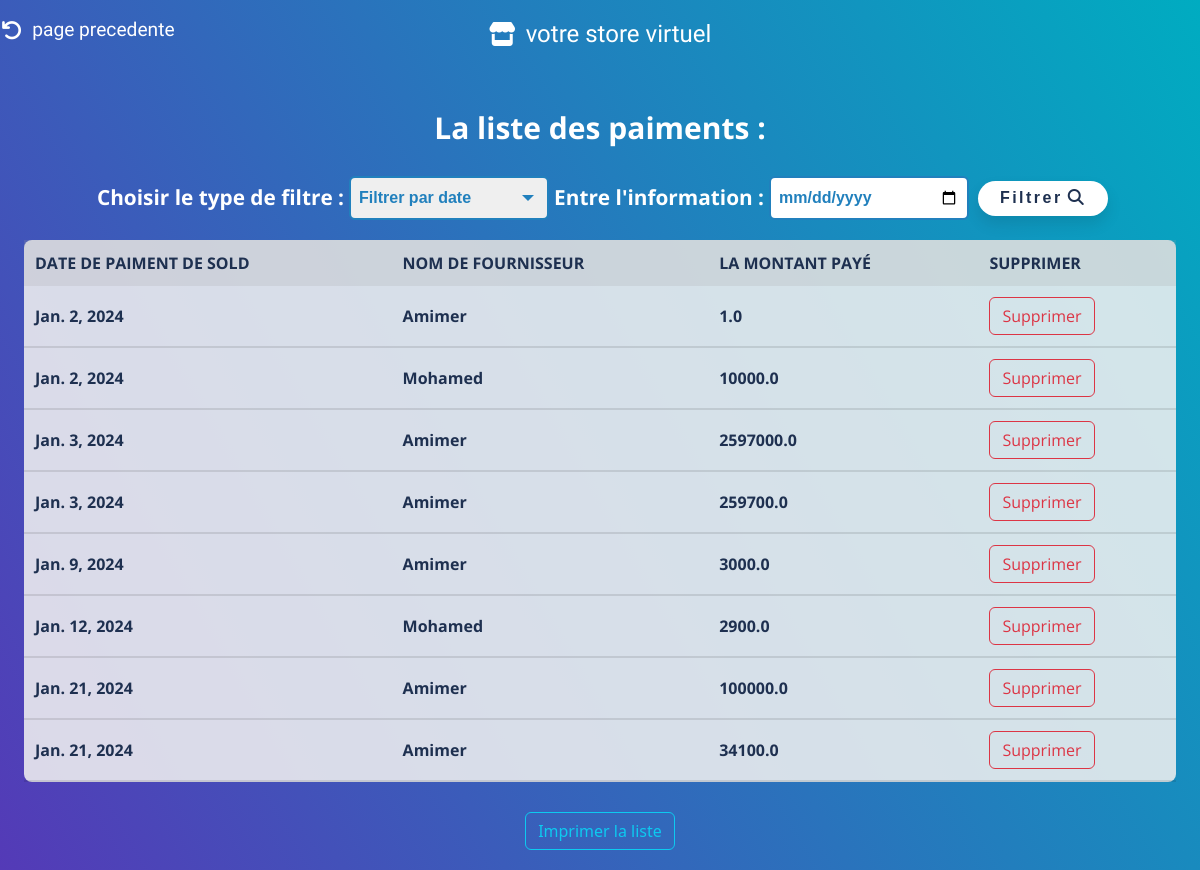
The page /liste_paimentSold/ on the database its author committed.
### magasinier/models.py (models this page shows)
class Payement_sold_fournisseur(models.Model):
    Date_payement = models.DateField(default=datetime.now)
    fournisseur = models.ForeignKey(Fournisseur,on_delete=models.CASCADE)
    montant_payé = models.FloatField(max_length=10, default=0)

class Fournisseur(models.Model):
    nomF = models.CharField(max_length=50)
    prenomF = models.CharField(max_length=50)
    adrF = models.CharField(max_length=50)
    telephone = models.BigIntegerField()
    solde = models.FloatField(max_length=10, default=0)
    produits_fournisseur = models.ManyToManyField(Produit_Fournisseur, related_name='Fournisseurs')

### magasinier/views.py (the view)
# urls.py: path('liste_paimentSold/',views.afficher_listePaiment_soldF,name='listePaimentF'),
def afficher_listePaiment_soldF(request):
    filter_type = request.GET.get('filter_type')
    cherch = request.GET.get('chercher')
    paiment = Payement_sold_fournisseur.objects.all()
    if filter_type == 'date' and cherch:
       paiment = paiment.filter(Date_payement=cherch)
    if filter_type == 'fournisseur' and cherch:
        paiment = paiment.filter(fournisseur__nomF__startswith=cherch)
    return render(request, 'listePaimentsSold.html', {"paiment": paiment})

### magasinier/templates/listePaimentsSold.html (shortened to what this page needs)
<!DOCTYPE html>
<html lang="en">
    {% load static %}
<head>
    <link rel="stylesheet" type="text/css" href="{% static 'css/bootstrap.min.css' %}">
    <link rel="stylesheet" href="{% static 'css/styleModal.css' %}">
    <link href="{% static 'fontawesomefree/css/all.min.css' %}" rel="stylesheet" type="text/css">
    <link
      rel="stylesheet"
      href="{% static 'css/list.css' %}"
      type="text/css"
    />
</head>
<body>
    <a href="{% url 'choisir_option_achat' %}" style="all: unset"><div class="logo"  onmouseover="document.querySelector('.fa-arrow-rotate-left').style.color='rgba(255, 255, 255, 0.39)';
        this.style.color='rgba(255, 255, 255, 0.39)';"onmouseout="document.querySelector('.fa-arrow-rotate-left').style.color='rgb(255, 255, 255)';
        this.style.color='rgb(255, 255, 255)'; " style=" position: absolute;
            top: 0;
            left: 0;
            cursor: pointer;
            text-wrap: nowrap;
            display: flex;
            align-items: center;
            justify-content: center;
            padding: 6px;
            font-family: 'Bubblegum Sans', sans-serif;
            color: rgb(255, 255, 255);
            font-size: 1.2rem;
            background-color: transparent;
            border-radius: 30px;
            transition: 0.2s;
            font-weight: 100;
            margin-left: 28px;
            width: 10%;
            margin-top: 10px;"><i class="fa-solid fa-arrow-rotate-left" style="font-size: 1.3rem;color: white; margin-right: 10px;"></i>page precedente</div></a>
    <a href="{% url 'magazinier' %}" style="all: unset"><div class="logo"  onmouseover="this.style.backgroundColor='rgba(255, 255, 255, 0.39)';"onmouseout="this.style.backgroundColor='transparent'; " style=" position: absolute;
        top: 0;
        left: 50%;
        transform: translateX(-50%);
        cursor: pointer;
        text-wrap: nowrap;
        display: flex;
        align-items: center;
        justify-content: center;
        padding: 6px;
        font-family: 'Bubblegum Sans', sans-serif;
        color: rgb(255, 255, 255);
        font-size: 1.5rem;
        background-color: transparent;
        font-weight: 100;
        border-radius: 30px;
        transition: 0.8s;
        width: 20%;
        margin-top: 10px;"><i class="fa-solid fa-store" style="font-size: 1.5rem;color: white;
        margin-right: 10px;"></i>votre store virtuel</div></a>
    <h4>La liste des paiments :</h4>
    <form method="GET" action="{% url 'listePaimentF' %}">
        <label for="filter_type">Choisir le type de filtre :</label>
            <div class="custom-select">
                <select id="filter_type" name="filter_type">
                  <option value="date">Filtrer par date</option>
                </select>
              </div>
              <label for="chercher">Entre l'information :</label>
              <input type="text" id="chercher" name="chercher" placeholder="Ecrire...">
              <button type="submit">Filtrer<i class="fa-solid fa-magnifying-glass"></i></button>
            </form>
    <table >
        <tr class="table-info">
            <th>Date de paiment de sold</th>
            <th>Nom de fournisseur</th>
            <th>la montant payé</th>
            <th>Supprimer</th>
        </tr>
        {% for p in paiment %}
         <tr>
         <td>{{p.Date_payement}}</td>
         <td> {{p.fournisseur.nomF}} </td>
         <td> {{p.montant_payé}} </td>
         <td><a href="#" class="btn btn-outline-danger"  onclick="confirmDelete('{{p.id}}')">Supprimer</a></td>
         </tr>
         {% endfor %}
        </table>
        <a href="#" type="button" onclick="printProducts()" class="btn btn-outline-info" style="margin: 20px;">Imprimer la liste</a>
</body>
</html>

### magasinier/static/css/list.css (style rules this page uses)
* { margin: 0; padding: 0; color: #fff; font-family: 'Open Sans', sans-serif; font-weight: bold; }
body { background: linear-gradient(60deg, rgba(84,58,183,1) 0%, rgba(0,172,193,1) 100%); display: flex; align-items: center; justify-content: center; flex-direction: column; }
h4 { margin: 30px;margin-top: 110px; font-size: 30px;font-weight: bold; }
form { display: flex; align-items: center; justify-content: center; font-family: Arial, sans-serif; }
.custom-select { position: relative; display: inline-block; font-family: Arial, sans-serif; }
.custom-select select { appearance: none; cursor: pointer; padding: 8px; font-size: 16px; border: 2px solid #2180BD; border-radius: 6px; color: #2180BD; transition: border-color 0.3s ease; width: 200px; }
option { color: #2180BD; }
form label { display: block; margin-left: 5px; margin-right: 5px; font-weight: bold; font-size: 1.3rem; color: #ffffff; }
form input[type="text"], form input[type="date"], form input[type="day"], form input[type="month"], form input[type="year"] { padding: 8px; font-size: 16px; border: 2px solid #2180BD; border-radius: 6px; color: #2180BD; transition: border-color 0.3s ease; width: 200px; }
form button[type="submit"] { margin-left: 9px; width: 130px; height: 35px; font-weight: bold; letter-spacing: 2.5px; color: rgb(30,48,80); background-color: #fff; border: none; border-radius: 25px; box-shadow: 0px 8px 15px rgba(0, 0, 0, 0.1); transition: all 0.3s ease 0s; cursor: pointer; outline: none; }
form button[type="submit"] i { color: rgb(30,48,80); margin-left: 5px; }
table { margin-bottom: 10px; width: 96%; background-color: rgba(240, 240, 240, 0.87); margin-top: 20px; border-collapse: collapse; border-radius: 8px; }
th, td { padding: 11px; text-align: left; font-weight: bold; font-size: 16px; color: rgb(30,48,80); }
th { background-color: rgba(159, 159, 159, 0.2); text-transform: uppercase; }
td { border-bottom: solid 2px rgba(5, 5, 5, 0.1); }

### rows shown on the page
Payement_sold_fournisseur: Date_payement "Jan. 2, 2024", fournisseur.nomF "Amimer", montant_payé "1.0"
Payement_sold_fournisseur: Date_payement "Jan. 2, 2024", fournisseur.nomF "Mohamed", montant_payé "10000.0"
Payement_sold_fournisseur: Date_payement "Jan. 3, 2024", fournisseur.nomF "Amimer", montant_payé "2597000.0"
Payement_sold_fournisseur: Date_payement "Jan. 3, 2024", fournisseur.nomF "Amimer", montant_payé "259700.0"
Payement_sold_fournisseur: Date_payement "Jan. 9, 2024", fournisseur.nomF "Amimer", montant_payé "3000.0"
Payement_sold_fournisseur: Date_payement "Jan. 12, 2024", fournisseur.nomF "Mohamed", montant_payé "2900.0"
Payement_sold_fournisseur: Date_payement "Jan. 21, 2024", fournisseur.nomF "Amimer", montant_payé "100000.0"
Payement_sold_fournisseur: Date_payement "Jan. 21, 2024", fournisseur.nomF "Amimer", montant_payé "34100.0"
